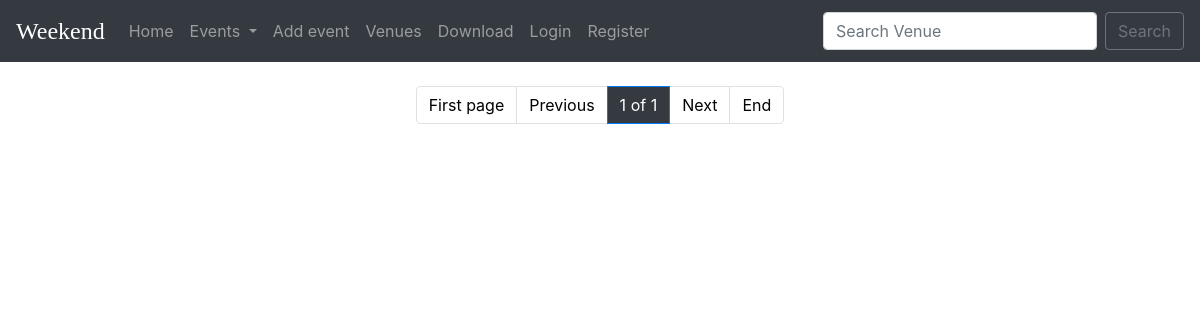
The app's page /events?page=2, older data.
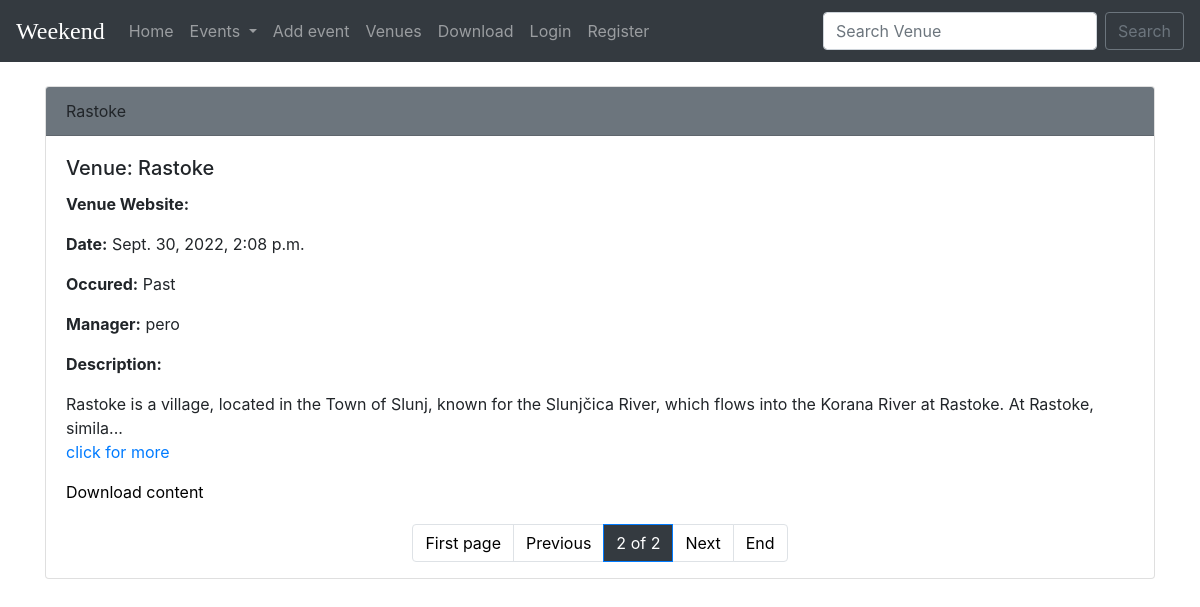
The same page, newer data.
### events/models.py (models this page shows, shortened)
class Event(models.Model):
    name = models.CharField(verbose_name="Event name",max_length=100)
    event_date = models.DateTimeField("Event date")
    venue = models.ForeignKey(Venue,on_delete=models.CASCADE)
    manager = models.ForeignKey(User,on_delete = models.SET_NULL,blank = True,null = True)
    description = models.TextField(blank = True)
    attendees = models.ManyToManyField(MyClubUsers,blank = True)
    approved =  models.BooleanField(default=False) # if approved return TRUE, else FALSE
    @property
    def is_past_or_future(self):
        today = datetime.date.today()
        if self.event_date.date() < today:
             time = "Past"
        elif self.event_date.date() == today:
            time = "Today"
        else:
            time = "Future"
        return time

class Venue(models.Model):
    name = models.CharField(max_length=200)
    address = models.CharField(max_length=200)
    zip_code = models.CharField(max_length=10)
    image  = models.ImageField(blank = True,null = True,upload_to ="images/")
    owner  = models.IntegerField(blank = False,default = 1)
    phone = models.CharField("Contact",max_length = 20,blank = True)
    web = models.URLField(blank = True)
    email_address = models.EmailField(max_length=100,blank = True)

### events/views.py (the view)
# urls.py: path("events",view=all_events,name = "all_events"),
def all_events(request):
    events_list = Event.objects.all().order_by("event_date","venue")
    paginator = Paginator(Event.objects.filter(approved = True).order_by("event_date"),1)
    page = request.GET.get("page")
    events = paginator.get_page(page)
    return render (request,"event/event_list.html",{
        "events_list":events_list,
        "events":events
    })

### templates/event/event_list.html (shortened to what the changed rows need)
{% extends 'core/base.html' %}
{% block content %}
{% if user.is_authenticated %}
<div>
<button class = "btn btn-outline-secondary">
  <a href = "{% url 'add_event' %}" style = "color:black">+ Add event</a></button>
  </div>
{% for event in events %}
{% if event.approved %}
<div class = "card">
<div class="card-header bg-secondary">
      <strong>{{ event.name }}</strong>      <p class="card-text"> Days till event: {{event.days_till}} day(s)</p>
    </div>
    <div class="card-body">
      <h5 class="card-title">Venue: {{event.venue.name}} </h5>
      <p class = "card-text"><b>Venue Website:</b> <small>{{event.venue.web}}</small></p>
      <p class="card-text"><b>Date:</b> {{event.event_date}}</p>
      <p class="card-text"><b>Occured:</b> {{event.is_past_or_future}}</p>
      <p class="card-text"><b>Manager:</b> {{event.manager}}</p>
      <p class="card-text"><b>Description:</b> {{event.description|safe|slice:":150"}}...<br><a href ="{% url 'event_detail' event.id %}">click for more</a></p>
      <p class="card-text"><b>Approved:</b> {{event.approved}}</p>
      <p class="card-text"><a href = "{% url 'event_pdf' event.id %}" style = "color:black">Download content</a></p>
               {% if user == event.manager%}
                <div class = "card-footer text-muted">
                 <a href = "{% url 'update_event' event.id %}" style = "color:black">
                   <button class = "btn btn-outline-secondary" type = "submit" style = "color:black">Update {{event.name}}</button></a>
                 <a href = "{% url 'delete_event' event.id %}" style = "color:black">
                   <button class = "btn btn-outline-danger" type = "submit" style = "color:red">Delete {{event.name}}</button></a>
               </div>
               {% endif %}
    {%else%}
    <div align = "center">
     <b> Other events have not been approved yet!</b>
    </div><br>
    {% endif %}
</div>
{% endfor %}
</div>
<center>
  <nav aria-label="...">
  <ul class="pagination justify-content-center">
    {% if events.has_previous %}
    <li class="page-item">
      <a class="page-link" href="?page=1" tabindex="-1" style="color:black">First page</a>
    </li>
    <li class="page-item dark">
      <a class="page-link" href="?page={{events.previous_page_number}}" tabindex="-1" style="color:black">Previous</a>
    </li>
    {% else %}
    <li class="page-item">
      <a class="page-link"  tabindex="-1" style="color:black">First page</a>
    </li>
    <li class="page-item ">
      <a class="page-link"tabindex="-1" style="color:black">Previous</a>
    </li>
    {% endif %}
    <li class="page-item active ">
      <a class="page-link bg-dark" href="#">{{ events.number}} of {{events.paginator.num_pages}}</a>
    </li>
    {% if events.has_next %}
    <li class="page-item"><a class="page-link" href="?page={{events.next_page_number}}" style="color:black">Next</a></li>
    <li class="page-item">
      <a class="page-link" href="?page={{events.paginator.num_pages}}" style="color:black">End</a>
    </li>
    {% else %}
    <li class="page-item"><a class="page-link"style="color:black" >Next</a></li>
    <li class="page-item">
      <a class="page-link"style="color:black" >End</a>
    </li>
    {% endif %}
  </ul>
</nav>
</center>
{% else %}
{% for event in events %}
{% if event.approved %}
<div class = "card">
  <div class="card-header bg-secondary">
    {{ event.name }}
    </div>
    <div class="card-body">
      <h5 class="card-title">Venue: {{event.venue.name}}</h5>
      <p class = "card-text"><b>Venue Website:</b> <small>{{event.venue.web}}</small></p>
      <p class="card-text"><b>Date:</b> {{event.event_date}}</p>
      <p class="card-text"><b>Occured:</b> {{event.is_past_or_future}}</p>
      <p class="card-text"><b>Manager:</b> {{event.manager}}</p>
      <p class="card-text"><b>Description:</b> {{event.description|safe|slice:":150"}}...<br><a href ="{% url 'event_detail' event.id %}">click for more</a></p>
      <p class="card-text"><a href = "{% url 'event_pdf' event.id %}" style = "color:black">Download content</a></p>
      {% endif %}
      {% endfor %}
    </div>
    <center>
      <nav aria-label="...">
        <ul class="pagination justify-content-center">
          {% if events.has_previous %}
          <li class="page-item">
            <a class="page-link" href="?page=1" tabindex="-1" style="color:black">First page</a>
          </li>
          <li class="page-item dark">
            <a class="page-link" href="?page={{events.previous_page_number}}" tabindex="-1" style="color:black">Previous</a>
          </li>
          {% else %}
          <li class="page-item">
            <a class="page-link"  tabindex="-1" style="color:black">First page</a>
    </li>
    <li class="page-item ">
      <a class="page-link"tabindex="-1" style="color:black">Previous</a>
    </li>
    {% endif %}
    <li class="page-item active ">
      <a class="page-link bg-dark" href="#">{{ events.number}} of {{events.paginator.num_pages}}</a>
    </li>
    {% if events.has_next %}
    <li class="page-item"><a class="page-link" href="?page={{events.next_page_number}}"style="color:black">Next</a></li>
    <li class="page-item">
      <a class="page-link" href="?page={{events.paginator.num_pages}}" style="color:black">End</a>
    </li>
    {% else %}
    <li class="page-item"><a class="page-link"style="color:black" >Next</a></li>
    <li class="page-item">
      <a class="page-link"style="color:black" >End</a>
    </li>
    {% endif %}
  </ul>
</nav>
</center>
{% endif %}
{% endblock %}

Row changes from the older to the newer data that the page shows:
added Event: name "Rastoke", venue.name "Rastoke", event_date "Sept. 30, 2022, 2:08 p.m.", is_past_or_future "Past", manager "pero", description "Rastoke is a village, located in the Town of Slunj, known for the Slunjčica River, which flows into the Korana River at Rastoke. At Rastoke, simila"
Text that changed along with them:
{{ events.number }}: "1" → "2"
{{ events.paginator.num_pages }}: "1" → "2"
